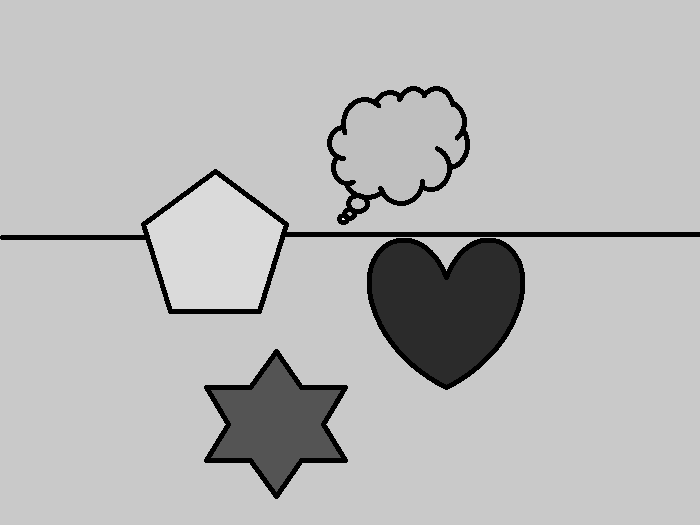
%> input picture 190104027_Online1/input.png, 700 x 525 px
$ octave online_practice.m   (GNU Octave 9; MATLAB toolbox functions it lacks are replaced by stand-ins)
%> lines starting %> are read from the running program, lines starting %| are printed output that depends on the picture
Input=imread('input.png');
%> Input is the input picture: size 525x700 uint8; min 0, max 255, mean 184.5
Back=imread('back.jpg');
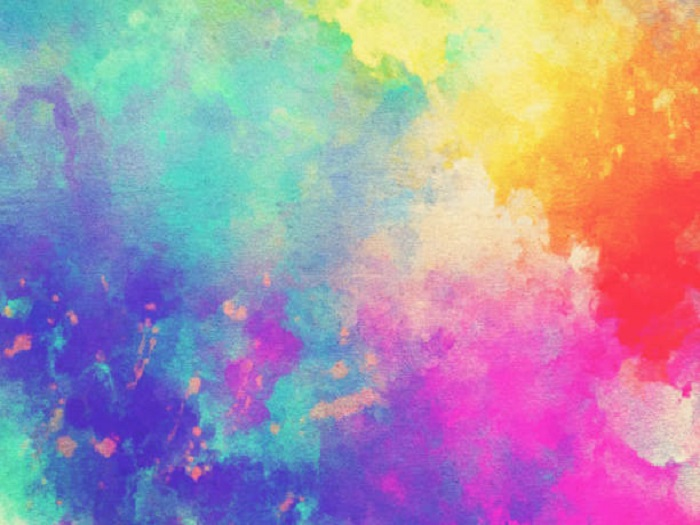
%> input picture 190104027_Online1/back.jpg, 700 x 525 px
%> Back is the input picture: size 525x700x3 uint8; mean R, G, B 169.6, 148.4, 170.3

subplot(1,4,1);
imshow(Input);
subplot(1,4,2);
imshow(Back);

%imtool(Input);


Input=cat(3,Input,Input,Input);
%> Input: size 525x700x3 uint8

[row,col,ch]=size(Input);
%> row = 525; col = 700; ch = 3

for i=1:row
    for j=1:col
       R=Input(i,j,1);
       G=Input(i,j,2);
       B=Input(i,j,3);

       if R==200 || G==200 || B==200

           Input(i,j,:)=Back(i,j,:);

       end

       if R==218 || G==218 || B==218

            Input(i, j, 1) = 255;
            Input(i, j, 2) = 0;
            Input(i, j, 3) = 0;

       end

       if R==192 || G==192 || B==192

            Input(i, j, 1) = 0;
            Input(i, j, 2) = 0;
            Input(i, j, 3) = 128;

       end

       if R==43 || G==43 || B==43

            Input(i, j, 1) = 128;
            Input(i, j, 2) = 0;
            Input(i, j, 3) = 0;

       end

       if R==84 || G==84 || B==84

             Input(i, j, 1) = 0;
             Input(i, j, 2) = 255;
             Input(i, j, 3) = 0;

       end

       if R==201 || G==201 || B==201

             Input(i, j, 1) = 250;
             Input(i, j, 2) = 128;
             Input(i, j, 3) = 114;

       end

    end
end
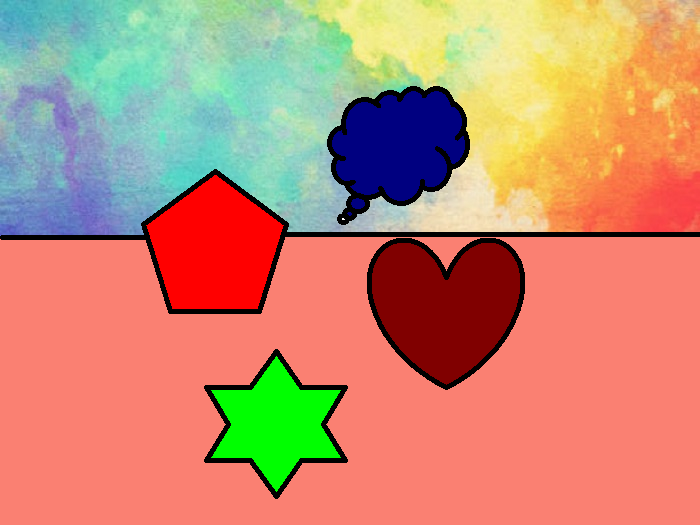
%> Input: size 525x700x3 uint8; mean R, G, B 196.9, 138.7, 113.5


subplot(1,4,3);
imshow(Input);

figure;
imshow(Input);
